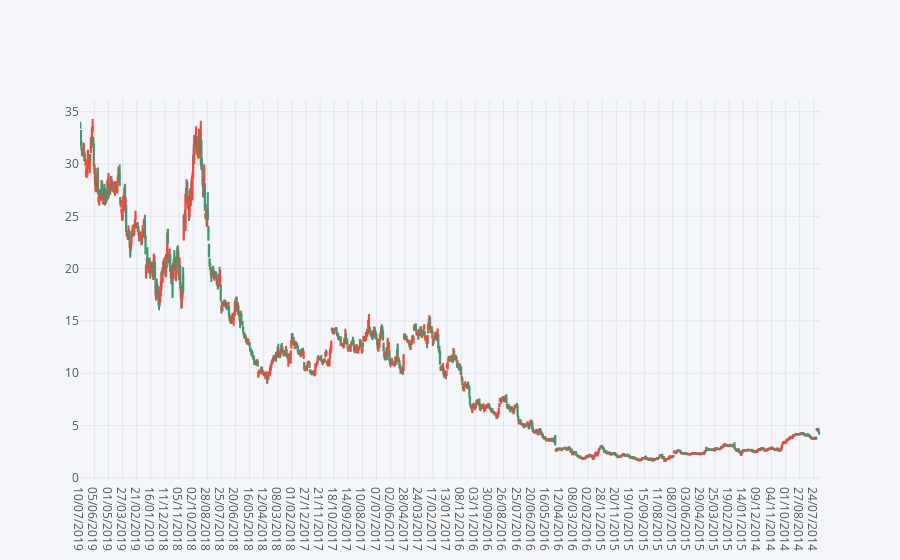

The notebook cell saved with this chart:
### Code cell
df.iplot(kind='candlestick', open='open', high='high', low='low',close='close')

### Figure 1 — Plotly figure (JSON) as saved in the notebook; plotly's stock layout.template omitted (floating-point values rounded to 4 significant figures; data arrays with more than 128 entries replaced by an {"elided": "..."} marker saying what was removed)
{"data": [{"close": {"elided": "1259 float values"}, "high": {"elided": "1259 float values"}, "low": {"elided": "1259 float values"}, "open": {"elided": "1259 float values"}, "showlegend": false, "type": "candlestick", "uid": "c2d64874-dd27-4283-85af-283ef002d5d9", "x": {"elided": "1259 str values"}, "yaxis": "y2"}], "layout": {"legend": {"bgcolor": "#F5F6F9", "font": {"color": "#4D5663"}}, "paper_bgcolor": "#F5F6F9", "plot_bgcolor": "#F5F6F9", "title": {"font": {"color": "#4D5663"}}, "xaxis": {"gridcolor": "#E1E5ED", "rangeslider": {"visible": false}, "showgrid": true, "tickfont": {"color": "#4D5663"}, "title": {"font": {"color": "#4D5663"}, "text": ""}, "zerolinecolor": "#E1E5ED"}, "yaxis": {"gridcolor": "#E1E5ED", "showgrid": true, "showticklabels": false, "tickfont": {"color": "#4D5663"}, "title": {"font": {"color": "#4D5663"}, "text": ""}, "zerolinecolor": "#E1E5ED"}, "yaxis2": {"gridcolor": "#E1E5ED", "showgrid": true, "tickfont": {"color": "#4D5663"}, "title": {"font": {"color": "#4D5663"}, "text": ""}, "zerolinecolor": "#E1E5ED"}}}
